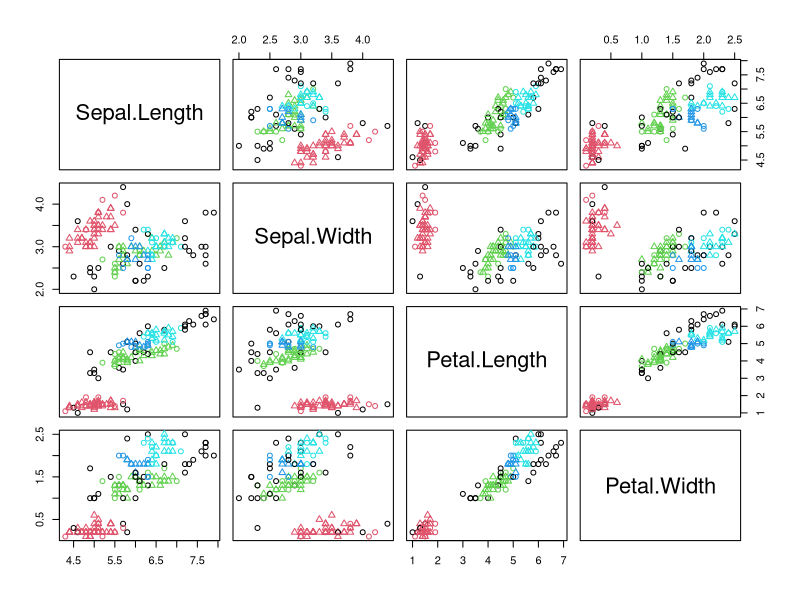

Source code (R):

#11 density base cluster
install.packages("fpc")
install.packages("dbscan")

library(fpc)
iris_1 <- iris[,c(1:4)]
iris_1

ds<-dbscan(iris_1,eps=0.4,MinPts = 5)
ds

table(ds$cluster,iris$Species)
plot(ds,iris_1)
dev.off()
